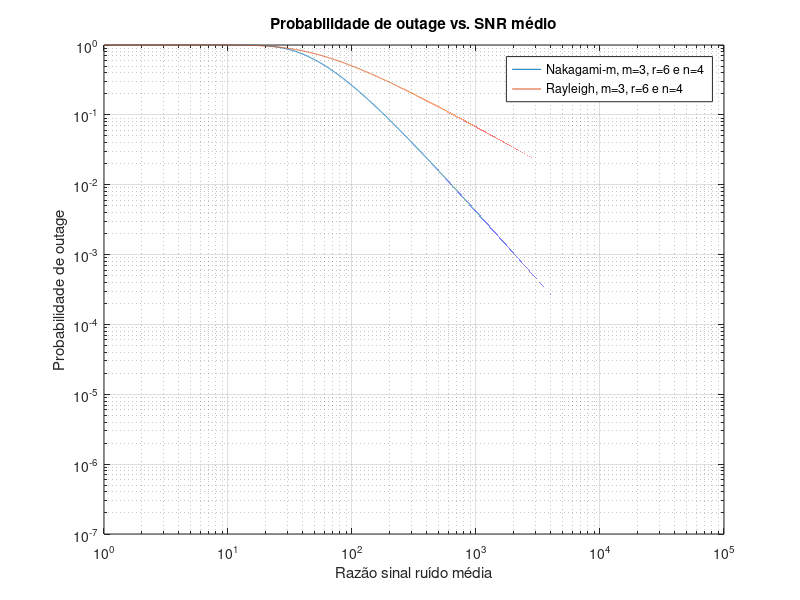

Reproduce this figure in MATLAB.
close all;
clear all;


m = 2;
r = 3;
n = 3;


di_d0 = [1/5,2/5,2/5]; % Relaçoes de distância

% Verifica se a soma é diferente de 1
if sum(di_d0) ~= 1
    error('A soma da razão dos percursos é diferente de 1');
end

Lplus1 = length(di_d0);

gamma_bar = linspace(1, 100000, 1000000);


PFNm = zeros(Lplus1, length(gamma_bar));
PFR = zeros(Lplus1, length(gamma_bar));


for i = 1:Lplus1
    gamma_bar_i = gamma_bar * (1/di_d0(i))^n;

    % Outage com Nakagami-m
    PFNm(i,:) = gammainc(m*(2^(Lplus1*r) - 1) ./ gamma_bar_i, m);

    % Outage com Rayleigh
    PFR(i,:) = 1-exp(-(2^(Lplus1*r) - 1) ./ gamma_bar_i);
end

P_F_Nm = 1 - prod(1 - PFNm, 1);
P_F_R = 1 - prod(1 - PFR, 1);

figure;
loglog(gamma_bar, P_F_Nm(1,:));hold on;
loglog(gamma_bar, P_F_R(1,:));

grid on;

xlabel('Razão sinal ruído média');
ylabel('Probabilidade de outage');
title('Probabilidade de outage vs. SNR médio');
legend('Nakagami-m, m=3, r=6 e n=4', 'Rayleigh, m=3, r=6 e n=4');
